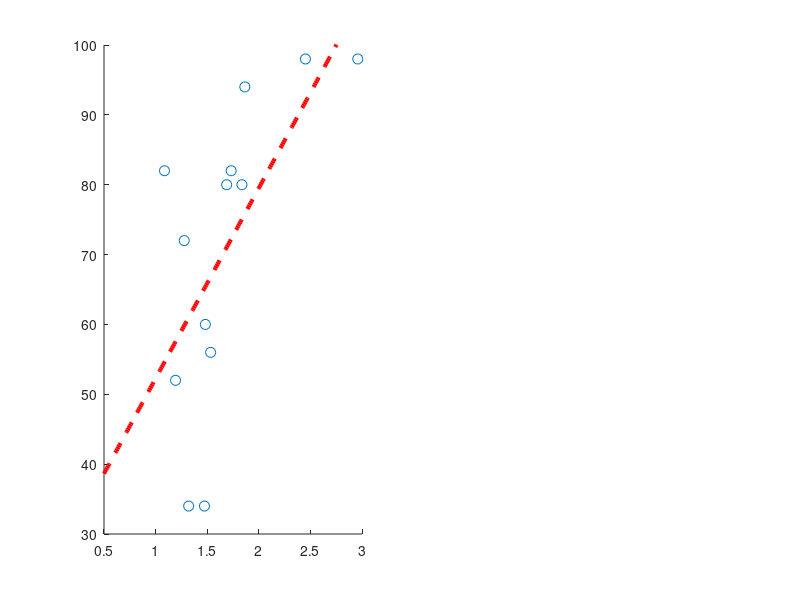

Recreate this plot in MATLAB. (Note: this script raises an error after producing the figure.)
% plot SSVEP SNR & accuracy, in 3s
% plot low
clc;close all; 
SNR_low=[...
    2.958 	2.451 	1.086 	1.836 	1.864 	1.688 	1.732 	1.482 	1.533 	1.473 	1.320 	1.277 	1.193;
    3.091 	2.594 	1.289 	2.054 	1.941 	1.695 	1.878 	1.622 	1.830 	1.404 	1.359 	1.569 	1.243 ];
accuracy_low=100*[...
    0.980 	0.980 	0.820 	0.800 	0.940 	0.800 	0.820 	0.600 	0.560 	0.340 	0.340 	0.720 	0.520;
    1.000 	1.000 	0.660 	0.980 	0.900 	0.840 	0.940 	0.760 	0.920 	0.280 	0.600 	0.440 	0.280];
SNR_high=[...
    1.467 	1.607 	1.770 	1.855 	1.325 	1.523 	1.554 	1.602 	1.345 	1.294 	1.063 	1.801 	2.385 	1.567;
    1.358 	1.289 	1.868 	1.546 	1.512 	1.448 	1.934 	1.343 	1.427 	1.276 	1.022 	1.907 	2.098 	1.397];
accuracy_high=100*[...
    0.720 	0.820 	0.680 	0.680 	0.660 	0.740 	0.700 	0.500 	0.640 	0.520 	0.540 	0.800 	0.820 	0.720;
    0.660 	0.660 	0.720 	0.900 	0.620 	0.720 	0.840 	0.640 	0.640 	0.340 	0.340 	0.780 	0.720 	0.700 ];

figure
subplot(1,2,1) % LOW relation;
scatter(SNR_low(1,:),accuracy_low(1,:),55)
xlim([0.5,3]);
hold on
b1=polyfit(SNR_low(1,:),accuracy_low(1,:),1);
x= 0.5:0.01:3;
y=polyval(b1,x);
plot(x,y,'r--','Linewidth',3)
ylim([30,100])
% calculate R squared
yy = polyval(b1, SNR_low(1,:));
OADbar= mean(accuracy_low(1,:));
SStot = sum((accuracy_low(1,:) - OADbar).^2);
SSreg = sum((yy - OADbar).^2);
SSres = sum((accuracy_low(1,:) - yy).^2);
R2 = 1 - SSres/SStot;
R = corrcoef(SNR_low(1,:),accuracy_low(1,:));
Rsq = R(1,2).^2;
text(2, 40,{['{\ity}=',num2str(round(b1(2),2)),'+',num2str(round(b1(1),2)),'{\itx}'];'{\itr}= 0.646';'{\itp}= 0.017'},'Fontsize',10,'Color','r')
set(gca,'linewidth',1,'fontsize',15,'fontname','Times');
hold off
%xlabel({'t(s)','a'});
xlabel({'SNR','(a)'},'Fontsize',15);
ylabel(['Accuracy (%)'],'Fontsize',15);
% title(['{\itr}= 0.646, {\itp}= 0.017'],'Fontsize',20)
box on;
% plot high
subplot(1,2,2) % LOW relation;
scatter(SNR_high(1,:),accuracy_high(1,:),55)
xlim([0.5,3]);
hold on
b2=polyfit(SNR_high(1,:),accuracy_high(1,:),1);
x= 0.5:0.01:3;
y=polyval(b2,x);
 plot(x,y,'r--','Linewidth',3)
ylim([30,100])
% calculate R squared
yy = polyval(b2, SNR_high(1,:));
OADbar= mean(accuracy_high(1,:));
SStot = sum((accuracy_high(1,:) - OADbar).^2);
SSreg = sum((yy - OADbar).^2);
SSres = sum((accuracy_high(1,:) - yy).^2);
R2 = 1 - SSres/SStot;
R = corrcoef(SNR_high(1,:),accuracy_high(1,:));
Rsq = R(1,2).^2;
% text(1, 40, ['R^2 = ',num2str(round(Rsq,2))],'Fontsize',15)
text(2, 40, {['{\ity}=',num2str(round(b2(2),2)),'+',num2str(round(b2(1),2)),'{\itx}'];'{\itr}= 0.616';'{\itp}= 0.019'},'Fontsize',10,'Color','r')
set(gca,'linewidth',1,'fontsize',15,'fontname','Times');
hold off
%xlabel({'t(s)','a'});
xlabel({'SNR','(b)'},'Fontsize',15);
ylabel(['Accuracy (%)'],'Fontsize',15);
% title(['{\itr}= 0.616, {\itp}= 0.019'],'Fontsize',20)
box on;